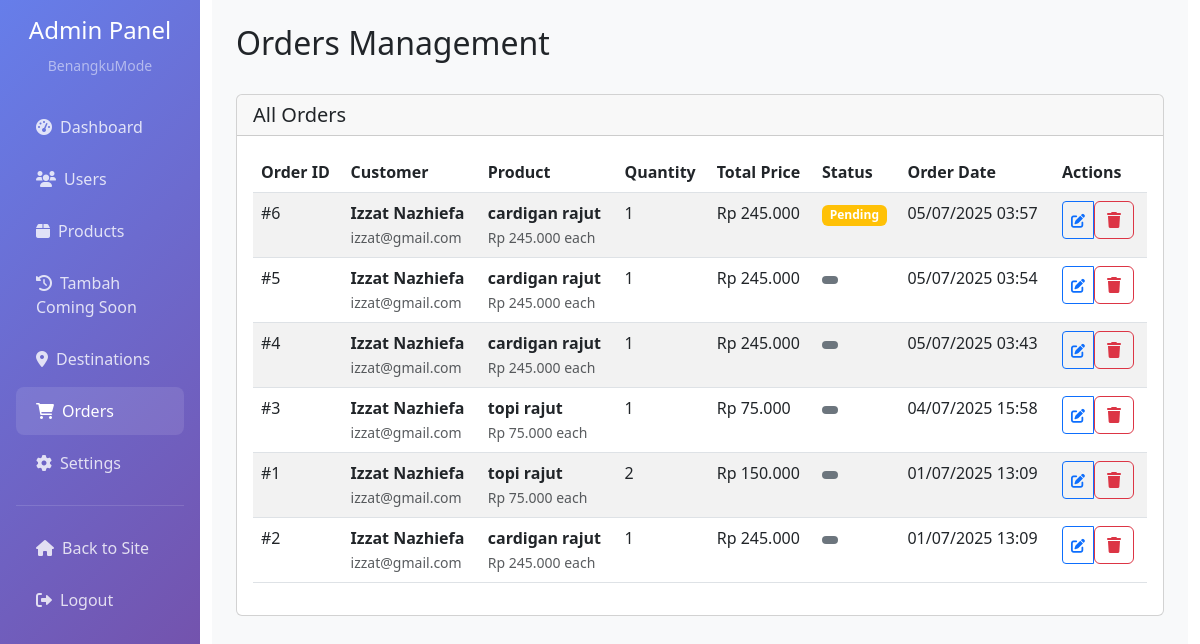
The app's page /admin/orders.php (signed in) with its own data.
### tables this page shows
CREATE TABLE `order_items` (
  `id` int(11) NOT NULL,
  `order_id` int(11) NOT NULL,
  `product_id` int(11) DEFAULT NULL,
  `product_name` varchar(200) NOT NULL,
  `quantity` int(11) NOT NULL DEFAULT 1,
  `price` decimal(10,2) NOT NULL DEFAULT 0.00,
  `subtotal` decimal(10,2) NOT NULL DEFAULT 0.00,
  `created_at` timestamp NOT NULL DEFAULT current_timestamp()
);

CREATE TABLE `users` (
  `id` int(11) NOT NULL,
  `username` varchar(50) NOT NULL,
  `email` varchar(100) NOT NULL,
  `password` varchar(255) NOT NULL,
  `full_name` varchar(100) NOT NULL,
  `phone` varchar(20) DEFAULT NULL,
  `address` text DEFAULT NULL,
  `role` enum('admin','customer') DEFAULT 'customer',
  `is_active` tinyint(1) DEFAULT 1,
  `reset_token` varchar(255) DEFAULT NULL,
  `reset_expiry` timestamp NULL DEFAULT NULL,
  `created_at` timestamp NOT NULL DEFAULT current_timestamp(),
  `updated_at` timestamp NOT NULL DEFAULT current_timestamp() ON UPDATE current_timestamp()
);

CREATE TABLE `products` (
  `id` int(11) NOT NULL,
  `name` varchar(200) NOT NULL,
  `description` text DEFAULT NULL,
  `price` decimal(10,2) NOT NULL,
  `category_id` int(11) DEFAULT NULL,
  `image` varchar(255) DEFAULT NULL,
  `images` longtext DEFAULT NULL CHECK (json_valid(`images`)),
  `stock_quantity` int(11) DEFAULT 0,
  `is_active` tinyint(1) DEFAULT 1,
  `is_featured` tinyint(1) DEFAULT 0,
  `created_at` timestamp NOT NULL DEFAULT current_timestamp(),
  `updated_at` timestamp NOT NULL DEFAULT current_timestamp() ON UPDATE current_timestamp()
);

CREATE TABLE `orders` (
  `id` int(11) NOT NULL,
  `order_number` varchar(50) NOT NULL,
  `customer_name` varchar(100) NOT NULL,
  `customer_email` varchar(100) NOT NULL,
  `customer_phone` varchar(20) DEFAULT NULL,
  `customer_address` text DEFAULT NULL,
  `total_amount` decimal(10,2) NOT NULL,
  `status` enum('pending','processing','shipped','delivered','complete','cancelled') DEFAULT 'pending',
  `payment_method` varchar(50) DEFAULT NULL,
  `payment_status` enum('pending','paid','failed','refunded') DEFAULT 'pending',
  `shipping_method` varchar(50) DEFAULT NULL,
  `tracking_number` varchar(100) DEFAULT NULL,
  `notes` text DEFAULT NULL,
  `created_at` timestamp NOT NULL DEFAULT current_timestamp(),
  `updated_at` timestamp NOT NULL DEFAULT current_timestamp() ON UPDATE current_timestamp()
);

### config/database.php (called while the page is built, shortened)
<?php
function formatCurrency($amount) {
    return 'Rp ' . number_format($amount, 0, ',', '.');
}
?>

### admin/orders.php (the view, shortened to what this page needs)
<?php
require_once '../config/database.php';
$conn = getDbConnection();
$sql = "SELECT
        oi.*,
        (oi.quantity * oi.price) AS total_price,
        o.status AS order_status,
        u.full_name as customer_name,
        u.email as customer_email,
        p.name as product_name,
        p.price as product_price,
        oi.subtotal
    FROM order_items oi
    LEFT JOIN orders o ON oi.order_id = o.id
    LEFT JOIN users u ON o.customer_email = u.email
    LEFT JOIN products p ON oi.product_id = p.id
    ORDER BY oi.created_at DESC";
$result = mysqli_query($conn, $sql);
?>
<!DOCTYPE html>
<html lang="id">
<head>
    <link href="https://cdn.jsdelivr.net/npm/bootstrap@5.3.0/dist/css/bootstrap.min.css" rel="stylesheet">
    <link href="https://cdnjs.cloudflare.com/ajax/libs/font-awesome/6.0.0/css/all.min.css" rel="stylesheet">
</head>
<body>
    <div class="container-fluid">
        <div class="row">
            <div class="col-md-3 col-lg-2 px-0">
                <div class="sidebar p-3">
                    <div class="text-center mb-4">
                        <h4 class="text-white">Admin Panel</h4>
                        <small class="text-white-50">BenangkuMode</small>
                    </div>
                    <nav class="nav flex-column">
                        <a class="nav-link" href="dashboard.php">
                            <i class="fas fa-tachometer-alt me-2"></i>Dashboard
                        </a>
                        <a class="nav-link" href="users.php">
                            <i class="fas fa-users me-2"></i>Users
                        </a>
                        <a class="nav-link" href="products.php">
                            <i class="fas fa-box me-2"></i>Products
                        </a>
                        <a class="nav-link" href="add_comingsoon.php">
                            <i class="fas fa-clock-rotate-left me-2"></i>Tambah Coming Soon
                        </a>
                        <a class="nav-link" href="destinations.php">
                            <i class="fas fa-map-marker-alt me-2"></i>Destinations
                        </a>
                        <a class="nav-link active" href="orders.php">
                            <i class="fas fa-shopping-cart me-2"></i>Orders
                        </a>
                        <a class="nav-link" href="settings.php">
                            <i class="fas fa-cog me-2"></i>Settings
                        </a>
                        <hr class="text-white-50">
                        <a class="nav-link" href="../index.php">
                            <i class="fas fa-home me-2"></i>Back to Site
                        </a>
                        <a class="nav-link" href="../logout.php">
                            <i class="fas fa-sign-out-alt me-2"></i>Logout
                        </a>
                    </nav>
                </div>
            </div>
            <div class="col-md-9 col-lg-10">
                <div class="main-content p-4">
                    <div class="d-flex justify-content-between align-items-center mb-4">
                        <h2>Orders Management</h2>
                    </div>
                    <div class="card">
                        <div class="card-header">
                            <h5 class="mb-0">All Orders</h5>
                        </div>
                        <div class="card-body">
                            <div class="table-responsive">
                                <table class="table table-striped">
                                    <thead>
                                        <tr>
                                            <th>Order ID</th>
                                            <th>Customer</th>
                                            <th>Product</th>
                                            <th>Quantity</th>
                                            <th>Total Price</th>
                                            <th>Status</th>
                                            <th>Order Date</th>
                                            <th>Actions</th>
                                        </tr>
                                    </thead>
                                    <tbody>
                                        <?php while ($order = mysqli_fetch_assoc($result)): ?>
                                            <tr>
                                                <td>#<?php echo $order['id']; ?></td>
                                                <td>
                                                    <strong><?php echo htmlspecialchars($order['customer_name']); ?></strong>
                                                    <br>
                                                    <small class="text-muted"><?php echo htmlspecialchars($order['customer_email']); ?></small>
                                                </td>
                                                <td>
                                                    <strong><?php echo htmlspecialchars($order['product_name']); ?></strong>
                                                    <br>
                                                    <small class="text-muted"><?php echo formatCurrency($order['product_price']); ?> each</small>
                                                </td>
                                                <td><?php echo $order['quantity']; ?></td>
                                                <td><?php echo formatCurrency($order['total_price']); ?></td>
                                                <td>
                                                    <span class="badge bg-<?php
                                                        switch($order['order_status']) {
                                                            case 'pending': echo 'warning'; break;
                                                            default: echo 'secondary';
                                                        }
                                                    ?>">
                                                        <?php echo ucfirst($order['order_status']); ?>
                                                    </span>
                                                </td>
                                                <td><?php echo date('d/m/Y H:i', strtotime($order['created_at'])); ?></td>
                                                <td>
                                                    <div class="btn-group btn-group-sm">
                                                        <button type="button" class="btn btn-outline-primary"
                                                                data-bs-toggle="modal"
                                                                data-bs-target="#updateStatusModal<?php echo $order['id']; ?>">
                                                            <i class="fas fa-edit"></i>
                                                        </button>
                                                        <form method="POST" style="display: inline;"
                                                              onsubmit="return confirm('Are you sure you want to delete this order?')">
                                                            <button type="submit" class="btn btn-outline-danger">
                                                                <i class="fas fa-trash"></i>
                                                            </button>
                                                        </form>
                                                    </div>
                                                </td>
                                            </tr>
                                        <?php endwhile; ?>
                                    </tbody>
                                </table>
                            </div>
                        </div>
                    </div>
                </div>
            </div>
        </div>
    </div>
</body>
</html>

### admin/orders.php (style rules this page uses)
.sidebar { min-height: 100vh; background: linear-gradient(135deg, #667eea 0%, #764ba2 100%); }
.sidebar .nav-link { color: rgba(255,255,255,0.8); padding: 12px 20px; border-radius: 8px; margin: 2px 0; }
.sidebar .nav-link:hover, .sidebar .nav-link.active { color: white; background: rgba(255,255,255,0.1); }
.main-content { background: #f8f9fa; min-height: 100vh; }

### records on screen
order_items: id "6", users.full_name "Izzat Nazhiefa", users.email "izzat@gmail.com", product.name "cardigan rajut", product.price "Rp 245.000", quantity "1", total_price "Rp 245.000", order.status "Pending", created_at "05/07/2025 03:57"
order_items: id "5", users.full_name "Izzat Nazhiefa", users.email "izzat@gmail.com", product.name "cardigan rajut", product.price "Rp 245.000", quantity "1", total_price "Rp 245.000", created_at "05/07/2025 03:54"
order_items: id "4", users.full_name "Izzat Nazhiefa", users.email "izzat@gmail.com", product.name "cardigan rajut", product.price "Rp 245.000", quantity "1", total_price "Rp 245.000", created_at "05/07/2025 03:43"
order_items: id "3", users.full_name "Izzat Nazhiefa", users.email "izzat@gmail.com", product.name "topi rajut", product.price "Rp 75.000", quantity "1", total_price "Rp 75.000", created_at "04/07/2025 15:58"
order_items: id "1", users.full_name "Izzat Nazhiefa", users.email "izzat@gmail.com", product.name "topi rajut", product.price "Rp 75.000", quantity "2", total_price "Rp 150.000", created_at "01/07/2025 13:09"
order_items: id "2", users.full_name "Izzat Nazhiefa", users.email "izzat@gmail.com", product.name "cardigan rajut", product.price "Rp 245.000", quantity "1", total_price "Rp 245.000", created_at "01/07/2025 13:09"
